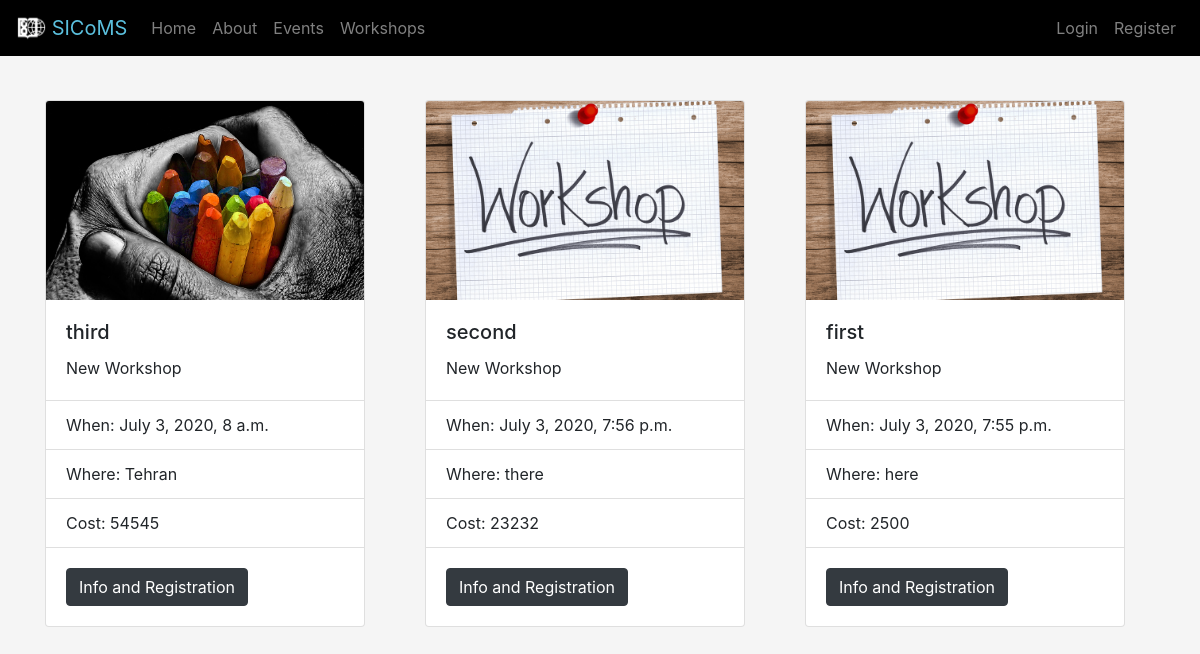
Page /workshops/ on the committed database.
### workshops/models.py (models this page shows, shortened)
class Workshop(models.Model):
    title = models.CharField(max_length=500)
    summary = models.TextField(default="New Workshop")
    description = models.TextField()
    photo = models.ImageField(default='workshop_default.png',
                              upload_to='workshop_pics')
    when = models.DateTimeField()
    where = models.CharField(max_length=500)
    duration = models.CharField(max_length=50, default="2 hrs")
    cost = models.BigIntegerField()
    date_posted = models.DateTimeField(default=timezone.now)

### workshops/views.py (the view)
# urls.py: path('', views.WorkshopListView.as_view(), name='workshops-home'),
class WorkshopListView(ListView):
    model = Workshop
    context_object_name = 'workshops'
    ordering = ['-date_posted']
    paginate_by = 6

### workshops/templates/workshops/workshop_list.html (shortened to what this page needs)
{% extends "homepage/base.html" %}
{% load static %}
{% block content %}
    {% for workshop in workshops %}
        {% if forloop.first %}<div class="row mb-5">{% endif %}
        <div class="col-md-4">
            <div class="card" style="width: 20rem;">
                <img class="card-img-top" src="{{ workshop.photo.url }}" alt="Card image cap">
                <div class="card-body">
                  <h5 class="card-title">{{ workshop.title }}</h5>
                  <p class="card-text">{{ workshop.summary|safe }}</p>
                </div>
                <ul class="list-group list-group-flush">
                  <li class="list-group-item">When: {{ workshop.when }}</li>
                  <li class="list-group-item">Where: {{ workshop.where }}</li>
                  <li class="list-group-item">Cost: {{ workshop.cost }}</li>
                </ul>
                <div class="card-body">
                  <a href="{% url 'workshop-detail' workshop.id %}" class="btn btn-dark">Info and Registration</a>
                </div>
              </div>
        </div>
        {% if forloop.counter|divisibleby:3 %}</div><div class="row">{% endif %}
        {% if forloop.last %}</div>{% endif %}
    {% endfor %}
{% endblock content %}

### homepage/templates/homepage/base.html (shortened to what this page needs)
{% load static %}
<!doctype html>
<html lang="en">
<head>
  <link rel="stylesheet" href="https://stackpath.bootstrapcdn.com/bootstrap/4.5.0/css/bootstrap.min.css"
>
  <link rel="stylesheet" href="{% static 'homepage/main.css' %}">
</head>
<body class="">
  <nav class="navbar navbar-expand-md navbar-dark fixed-top" id="nav">
    <a class="navbar-brand" href="{% url 'homepage-home' %}" id="navbar-brand">
      <img src="{% static 'homepage/images/o1.png' %}" width="30" height="30" class="d-inline-block align-top" alt="">
      SICoMS
    </a>
    <div class="collapse navbar-collapse" id="navbarCollapse">
      <div class="navbar-nav mr-auto">
        <a class="nav-link" href="{% url 'homepage-home' %}" id="hover">Home <span class="sr-only">(current)</span></a>
        <a class="nav-link" href="{% url 'about-page' %}" id="hover">About</a>
        <a class="nav-link" href="{% url 'events-home' %}" id="hover">Events</a>
        <a class="nav-link" href="{% url 'workshops-home' %}" id="hover">Workshops</a>
      </div>
      <div class="navbar-nav">
        {% if user.is_authenticated %}
        <img src="{{ user.profile.image.url }}" width="30" height="30" class="rounded-circle mt-1" alt="">
        <a class="nav-link" href="{% url 'profile' %}" id="hover">{{ user.profile.first_name }}</a>
        <a class="nav-link" href="{% url 'event-create' %}" id="hover">New Event</a>
        <a class="nav-link" href="{% url 'logout' %}" id="hover">Logout</a>
        {% else %}
        <a class="nav-link" href="{% url 'login' %}" id="hover">Login</a>
        <a class="nav-link" href="{% url 'register' %}" id="hover">Register</a>
        {% endif %}
      </div>
    </div>
  </nav>
  <main role="main" class="container">
    {% block content %}{% endblock content %}
  </main>
</body>
</html>

### homepage/static/homepage/main.css (style rules this page uses)
body { margin-top: 100px; background-color: whitesmoke; }
.navbar { background-color: black; }
#navbar-brand { color: #5bc0de; }

### rows in the picture
Workshop: photo (picture), title "third", summary "New Workshop", when "July 3, 2020, 8 a.m.", where "Tehran", cost "54545"
Workshop: photo (placeholder picture), title "second", summary "New Workshop", when "July 3, 2020, 7:56 p.m.", where "there", cost "23232"
Workshop: photo (placeholder picture), title "first", summary "New Workshop", when "July 3, 2020, 7:55 p.m.", where "here", cost "2500"
